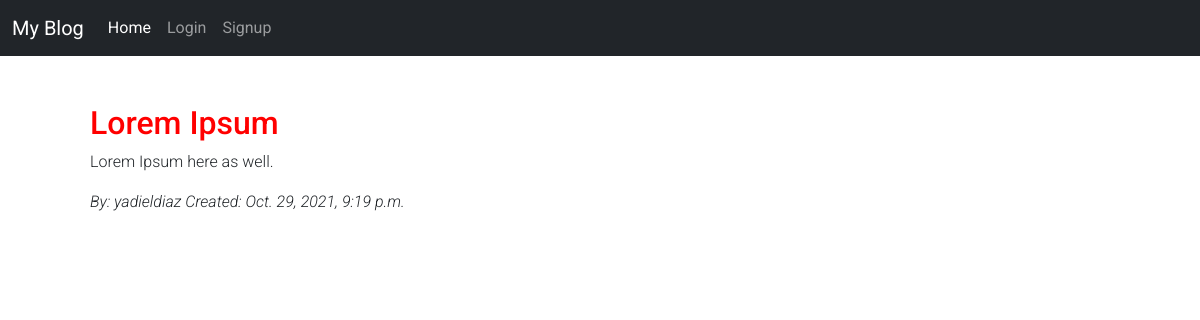
The app's page /post/4/ with its own data.
### blog/models.py (models this page shows, shortened)
class Post(models.Model):
    title = models.CharField(max_length=200)
    author = models.ForeignKey(
        'auth.User',
        on_delete=models.CASCADE
    )
    body = models.TextField()
    created_at = models.DateTimeField(auto_now_add=True)

### blog/views.py (the view)
# urls.py: path('post/<int:pk>/', PostDetailView.as_view(), name='post_detail'),
class PostDetailView(DetailView):
    model = Post
    template_name = "post_detail.html"

### templates/post_detail.html (shortened to what this page needs)
{% extends 'base.html' %}
{% block content %}
<div class="container">
    <div class="m-5">
        <h2 class="title">{{ post.title }}</h2>
        <p>{{ post.body }}</p>
        <p class="rights">By: {{ post.author }} Created: {{ post.created_at }}</p>
    </div>
</div>
{% endblock content %}

### static/css/base.css (style rules this page uses)
body { font-family: 'Roboto', sans-serif; }
.title { color:red; font-weight: 500; }
p { font-weight: 300; }
.rights { font-weight: 300; font-style: italic; }

### records on screen
Post: title "Lorem Ipsum", body "Lorem Ipsum here as well.", author "yadieldiaz", created_at "Oct. 29, 2021, 9:19 p.m."
